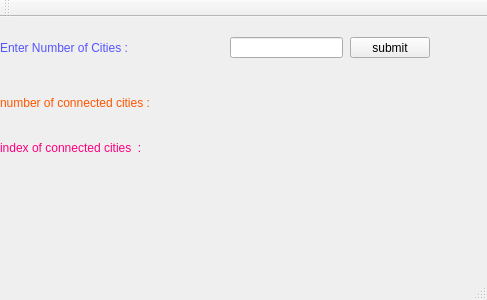
<?xml version="1.0" encoding="UTF-8"?>
<ui version="4.0">
 <class>MainWindow</class>
 <widget class="QMainWindow" name="MainWindow">
  <property name="geometry">
   <rect>
    <x>0</x>
    <y>0</y>
    <width>487</width>
    <height>300</height>
   </rect>
  </property>
  <property name="windowTitle">
   <string>MainWindow</string>
  </property>
  <widget class="QWidget" name="centralWidget">
   <widget class="QPushButton" name="pushButton">
    <property name="geometry">
     <rect>
      <x>350</x>
      <y>20</y>
      <width>80</width>
      <height>21</height>
     </rect>
    </property>
    <property name="styleSheet">
     <string notr="true">\</string>
    </property>
    <property name="text">
     <string>submit</string>
    </property>
   </widget>
   <widget class="QLabel" name="label">
    <property name="geometry">
     <rect>
      <x>0</x>
      <y>20</y>
      <width>251</width>
      <height>21</height>
     </rect>
    </property>
    <property name="styleSheet">
     <string notr="true">font: 15pt &quot;MS Shell Dlg 2&quot;;
color: rgb(85, 85, 255);</string>
    </property>
    <property name="text">
     <string>Enter Number of Cities : </string>
    </property>
   </widget>
   <widget class="QLineEdit" name="lineEdit">
    <property name="geometry">
     <rect>
      <x>230</x>
      <y>20</y>
      <width>113</width>
      <height>21</height>
     </rect>
    </property>
   </widget>
   <widget class="QLabel" name="label_2">
    <property name="geometry">
     <rect>
      <x>0</x>
      <y>60</y>
      <width>271</width>
      <height>51</height>
     </rect>
    </property>
    <property name="styleSheet">
     <string notr="true">font: 15pt &quot;MS Shell Dlg 2&quot;;
color: rgb(255, 85, 0);</string>
    </property>
    <property name="text">
     <string>number of connected cities :</string>
    </property>
   </widget>
   <widget class="QLabel" name="label_3">
    <property name="geometry">
     <rect>
      <x>270</x>
      <y>70</y>
      <width>171</width>
      <height>31</height>
     </rect>
    </property>
    <property name="styleSheet">
     <string notr="true">font: 15pt &quot;MS Shell Dlg 2&quot;;</string>
    </property>
    <property name="text">
     <string/>
    </property>
   </widget>
   <widget class="QLabel" name="label_4">
    <property name="geometry">
     <rect>
      <x>0</x>
      <y>110</y>
      <width>271</width>
      <height>41</height>
     </rect>
    </property>
    <property name="styleSheet">
     <string notr="true">font: 16pt &quot;MS Shell Dlg 2&quot;;
color: rgb(255, 0, 127);</string>
    </property>
    <property name="text">
     <string>index of connected cities  :</string>
    </property>
   </widget>
   <widget class="QLabel" name="label_5">
    <property name="geometry">
     <rect>
      <x>270</x>
      <y>120</y>
      <width>751</width>
      <height>21</height>
     </rect>
    </property>
    <property name="styleSheet">
     <string notr="true">font: 16pt &quot;MS Shell Dlg 2&quot;;</string>
    </property>
    <property name="text">
     <string/>
    </property>
   </widget>
  </widget>
  <widget class="QMenuBar" name="menuBar">
   <property name="geometry">
    <rect>
     <x>0</x>
     <y>0</y>
     <width>487</width>
     <height>20</height>
    </rect>
   </property>
  </widget>
  <widget class="QToolBar" name="mainToolBar">
   <attribute name="toolBarArea">
    <enum>TopToolBarArea</enum>
   </attribute>
   <attribute name="toolBarBreak">
    <bool>false</bool>
   </attribute>
  </widget>
  <widget class="QStatusBar" name="statusBar"/>
 </widget>
 <layoutdefault spacing="6" margin="11"/>
 <resources/>
 <connections/>
</ui>
